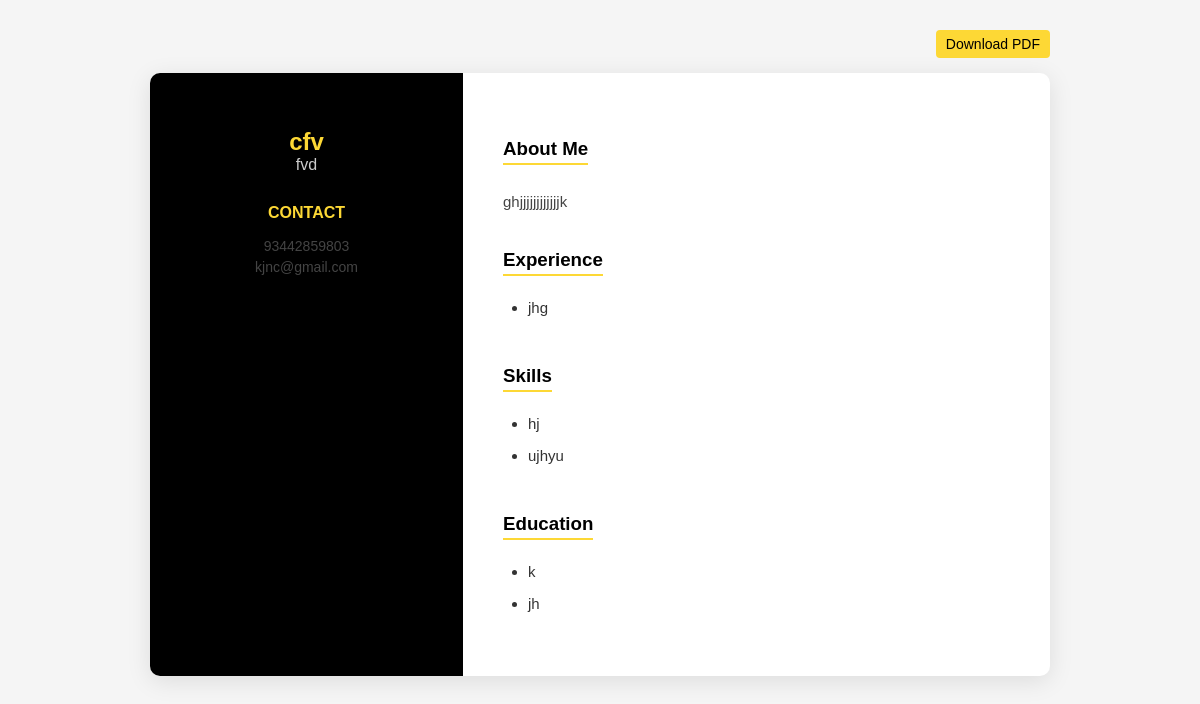
/resume2/3/, run on the app's committed database.
### resume/models.py (models this page shows, shortened)
class Resume2(models.Model):
    user = models.ForeignKey(User, on_delete=models.CASCADE)
    full_name = models.CharField(max_length=100)
    job_title = models.CharField(max_length=100)
    phone = models.CharField(max_length=20)
    email = models.EmailField()
    about_me = models.TextField(blank=True)
    work_experience = models.TextField(blank=True, default="")
    skills = models.TextField(blank=True, help_text="Comma or line-separated")
    education = models.TextField(blank=True, help_text="One entry per line")
    profile_photo = models.ImageField(upload_to='profile_photos/', blank=True, null=True)
    template_type = models.CharField(max_length=10, default='Resume2')

### resume/views.py (the view)
# urls.py: path('resume2/<int:resume_id>/', views.resume_display2, name='resume_display2'),
def resume_display2(request, resume_id):
    resume = get_object_or_404(Resume2, id=resume_id)
    def to_list(text):
        if not text:
            return []
        items = []
        for item in text.replace('\r', '').replace(',', '\n').splitlines():
            item = item.strip()
            if item:
                items.append(item)
        return items
    experience_list = to_list(getattr(resume, 'work_experience', '') or '')
    skills_list = to_list(getattr(resume, 'skills', '') or '')
    education_list = to_list(getattr(resume, 'education', '') or '')
    context = {
        'resume': resume,
        'experience_list': experience_list,
        'skills_list': skills_list,
        'education_list': education_list,
    }
    return render(request, 'resume/resume_display2.html', context)

### resume/templates/resume/resume_display2.html (shortened to what this page needs)
<!DOCTYPE html>
<html lang="en">
<head>
</head>
<body>
  <div class="download-container">
    <a href="{% url 'download_resume_pdf2' resume.id %}" class="download">Download PDF</a>
  </div>
  <div class="resume-wrapper">
    <div class="left">
      <div class="name">{{ resume.full_name }}</div>
      <div class="job">{{ resume.job_title }}</div>
      <div class="contact">
        <h3>Contact</h3>
        <p>{{ resume.phone }}<br>{{ resume.email }}</p>
      </div>
    </div>
    <div class="right">
      <h3 class="section-title">About Me</h3>
      <p>{{ resume.about_me }}</p>
     <h3 class="section-title">Experience</h3>
<ul>
  {% if experience_list %}
    {% for exp in experience_list %}
      <li>{{ exp }}</li>
    {% endfor %}
  {% else %}
    <li>No experience added</li>
  {% endif %}
</ul>
<h3 class="section-title">Skills</h3>
<ul>
  {% if skills_list %}
    {% for skill in skills_list %}
      <li>{{ skill }}</li>
    {% endfor %}
  {% else %}
    <li>No skills added</li>
  {% endif %}
</ul>
<h3 class="section-title">Education</h3>
<ul>
  {% if education_list %}
    {% for edu in education_list %}
      <li>{{ edu }}</li>
    {% endfor %}
  {% else %}
    <li>No education details added</li>
  {% endif %}
</ul>
    </div>
  </div>
</body>
</html>

### resume/templates/resume/resume_display2.html (style rules this page uses)
body { margin: 0; font-family: 'Poppins', sans-serif; background: #f5f5f5; display: flex; flex-direction: column; align-items: center; padding: 30px 0; }
.download-container { width: 900px; display: flex; justify-content: flex-end; margin-bottom: 15px; }
.download { background: #fdd835; color: #000; font-weight: 500; font-size: 14px; padding: 6px 10px; border-radius: 4px; text-decoration: none; transition: 0.3s; }
.resume-wrapper { width: 900px; background: #fff; box-shadow: 0 5px 25px rgba(0,0,0,0.1); display: flex; border-radius: 10px; overflow: hidden; }
.left { width: 35%; background: #000; color: #fff; padding: 40px 20px; text-align: center; }
.name { color: #fdd835; font-size: 24px; margin-top: 15px; font-weight: 600; }
.job { font-size: 16px; color: #ccc; margin-bottom: 30px; }
.contact h3 { color: #fdd835; font-size: 16px; margin-bottom: 8px; text-transform: uppercase; }
.contact p { font-size: 14px; line-height: 1.5; }
.right { width: 65%; padding: 40px 40px; }
.section-title { color: #000; font-weight: 700; border-bottom: 2px solid #fdd835; display: inline-block; margin-bottom: 10px; margin-top: 25px; padding-bottom: 3px; }
ul { list-style-type: disc; padding-left: 25px; margin: 10px 0 20px 0; }
li { margin-bottom: 8px; line-height: 1.6; font-size: 15px; color: #333; }
p { font-size: 15px; line-height: 1.6; color: #444; margin-bottom: 10px; }

### data on the page
Resume2: full_name "cfv", job_title "fvd", phone "93442859803", email "kjnc@gmail.com", about_me "ghjjjjjjjjjjjjk", experience_list "jhg"

### other printed values
{{ skill }} "hj" "ujhyu"
{{ edu }} "k" "jh"
